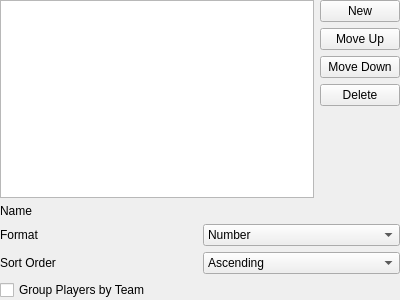
<?xml version="1.0" encoding="UTF-8"?>
<ui version="4.0">
 <class>ScriptEditorPageScriptStats</class>
 <widget class="QWidget" name="ScriptEditorPageScriptStats">
  <property name="geometry">
   <rect>
    <x>0</x>
    <y>0</y>
    <width>400</width>
    <height>300</height>
   </rect>
  </property>
  <property name="windowTitle">
   <string>Form</string>
  </property>
  <layout class="QVBoxLayout" name="verticalLayout_2">
   <property name="leftMargin">
    <number>0</number>
   </property>
   <property name="topMargin">
    <number>0</number>
   </property>
   <property name="rightMargin">
    <number>0</number>
   </property>
   <property name="bottomMargin">
    <number>0</number>
   </property>
   <item>
    <layout class="QHBoxLayout" name="horizontalLayout">
     <item>
      <widget class="QListWidget" name="list"/>
     </item>
     <item>
      <layout class="QVBoxLayout" name="verticalLayout">
       <item>
        <widget class="QPushButton" name="buttonNew">
         <property name="text">
          <string>New</string>
         </property>
        </widget>
       </item>
       <item>
        <widget class="QPushButton" name="buttonMoveUp">
         <property name="text">
          <string>Move Up</string>
         </property>
        </widget>
       </item>
       <item>
        <widget class="QPushButton" name="buttonMoveDown">
         <property name="text">
          <string>Move Down</string>
         </property>
        </widget>
       </item>
       <item>
        <widget class="QPushButton" name="buttonDelete">
         <property name="text">
          <string>Delete</string>
         </property>
        </widget>
       </item>
       <item>
        <spacer name="verticalSpacer">
         <property name="orientation">
          <enum>Qt::Vertical</enum>
         </property>
         <property name="sizeHint" stdset="0">
          <size>
           <width>20</width>
           <height>40</height>
          </size>
         </property>
        </spacer>
       </item>
      </layout>
     </item>
    </layout>
   </item>
   <item>
    <layout class="QGridLayout" name="gridLayout">
     <item row="1" column="0">
      <widget class="QLabel" name="label_3">
       <property name="text">
        <string>Format</string>
       </property>
       <property name="buddy">
        <cstring>format</cstring>
       </property>
      </widget>
     </item>
     <item row="0" column="1">
      <widget class="ReachStringPicker" name="name" native="true"/>
     </item>
     <item row="2" column="1">
      <widget class="QComboBox" name="sortOrder">
       <item>
        <property name="text">
         <string>Ascending</string>
        </property>
       </item>
       <item>
        <property name="text">
         <string>Ignored</string>
        </property>
       </item>
       <item>
        <property name="text">
         <string>Descending</string>
        </property>
       </item>
       <item>
        <property name="text">
         <string>Unused 02</string>
        </property>
       </item>
      </widget>
     </item>
     <item row="1" column="1">
      <widget class="QComboBox" name="format">
       <item>
        <property name="text">
         <string>Number</string>
        </property>
       </item>
       <item>
        <property name="text">
         <string>Number with Sign</string>
        </property>
       </item>
       <item>
        <property name="text">
         <string>Percentage</string>
        </property>
       </item>
       <item>
        <property name="text">
         <string>Time</string>
        </property>
       </item>
      </widget>
     </item>
     <item row="0" column="0">
      <widget class="QLabel" name="label">
       <property name="text">
        <string>Name</string>
       </property>
       <property name="buddy">
        <cstring>name</cstring>
       </property>
      </widget>
     </item>
     <item row="3" column="0" colspan="2">
      <widget class="QCheckBox" name="groupByTeam">
       <property name="text">
        <string>Group Players by Team</string>
       </property>
      </widget>
     </item>
     <item row="2" column="0">
      <widget class="QLabel" name="label_4">
       <property name="text">
        <string>Sort Order</string>
       </property>
       <property name="buddy">
        <cstring>sortOrder</cstring>
       </property>
      </widget>
     </item>
    </layout>
   </item>
  </layout>
 </widget>
 <customwidgets>
  <customwidget>
   <class>ReachStringPicker</class>
   <extends>QWidget</extends>
   <header>../widgets/string_picker.h</header>
   <container>1</container>
  </customwidget>
 </customwidgets>
 <tabstops>
  <tabstop>list</tabstop>
  <tabstop>buttonNew</tabstop>
  <tabstop>buttonMoveUp</tabstop>
  <tabstop>buttonMoveDown</tabstop>
  <tabstop>buttonDelete</tabstop>
  <tabstop>format</tabstop>
  <tabstop>sortOrder</tabstop>
  <tabstop>groupByTeam</tabstop>
 </tabstops>
 <resources/>
 <connections/>
</ui>
